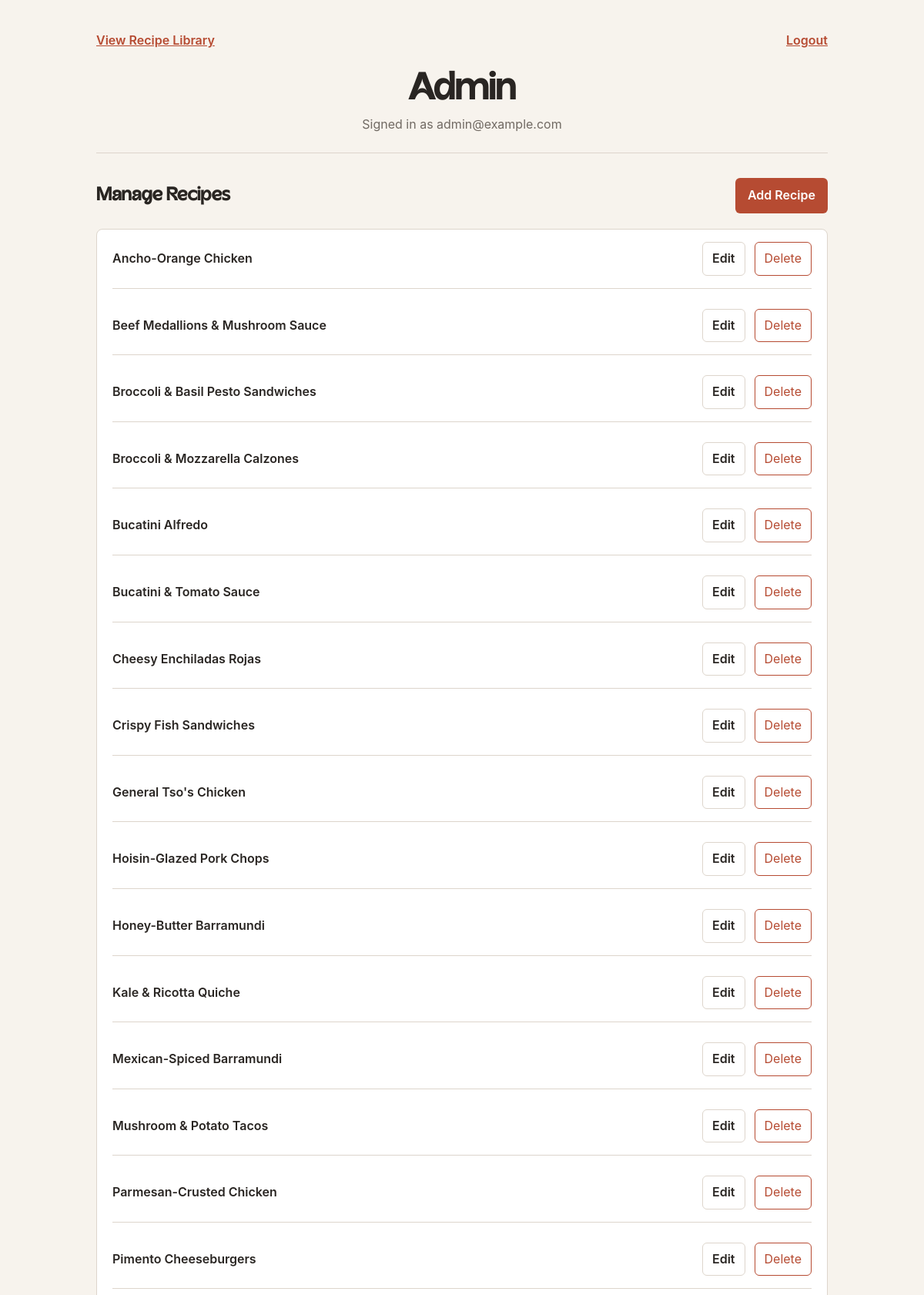
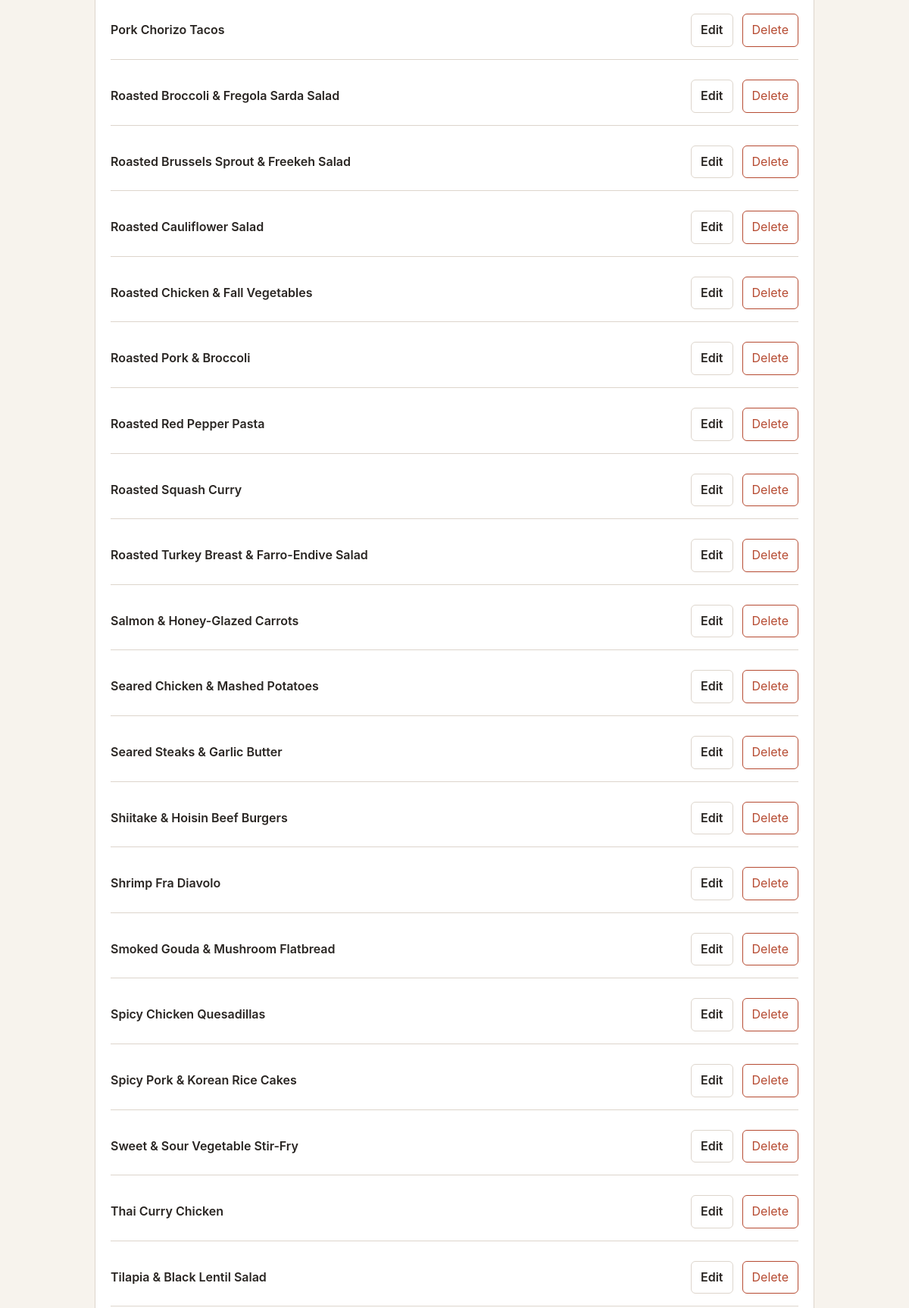
/admin/index.php (signed in, upper part), run on the app's committed database (2 pictures, top to bottom).
### tables this page shows
CREATE TABLE `users` (
  `id` int NOT NULL,
  `email` varchar(255) NOT NULL,
  `password_hash` varchar(255) NOT NULL
);

CREATE TABLE `recipes` (
  `id` int NOT NULL,
  `slug` varchar(120) DEFAULT NULL,
  `name` varchar(120) NOT NULL,
  `subtitle` varchar(180) DEFAULT NULL,
  `category_id` int DEFAULT NULL,
  `servings` tinyint UNSIGNED DEFAULT NULL,
  `description` text,
  `ingredient_count` tinyint UNSIGNED DEFAULT NULL,
  `step_count` tinyint UNSIGNED DEFAULT NULL,
  `main_image` varchar(255) DEFAULT NULL,
  `ingredients_image` varchar(255) DEFAULT NULL,
  `image_folder` varchar(255) DEFAULT NULL,
  `source_pdf` varchar(255) DEFAULT NULL
);

### inc/functions.php (called while the page is built, shortened)
<?php
function e(string $value): string {
  return htmlspecialchars($value, ENT_QUOTES, 'UTF-8');
}
function get_all_recipes(mysqli $conn): array {
    $sql = 'SELECT recipes.*, categories.name AS category
            FROM recipes
            LEFT JOIN categories ON recipes.category_id = categories.id
            ORDER BY recipes.id ASC;';
    return mysqli_fetch_all(mysqli_query($conn, $sql), MYSQLI_ASSOC);
}

### admin/index.php (the view, shortened to what this page needs)
<?php
$conn = require '../inc/db.php';
require '../inc/functions.php';
$result = mysqli_execute_query(
    $conn,
    'SELECT email FROM users WHERE id = ?',
    [$_SESSION['user_id']]
);
$user = mysqli_fetch_assoc($result);
$recipes = get_all_recipes($conn);
?>
<!DOCTYPE html>
<html lang="en">
<head>
    <link rel="stylesheet" href="../css/style.css">
    <link rel="stylesheet" href="../css/admin.css">
</head>
<body>
    <main class="admin-page">
        <header class="admin-header">
            <nav class="admin-nav">
                <a href="../index.php">View Recipe Library</a>
                <a href="../logout.php">Logout</a>
            </nav>
            <h1>Admin</h1>
            <p class="admin-user">Signed in as <?= e($user['email']); ?></p>
        </header>
        <section class="admin-recipes">
            <div class="admin-section-header">
                <h2>Manage Recipes</h2>
                <a class="primary-link" href="add-recipe.php">
                    Add Recipe
                </a>
            </div>
            <?php if (count($recipes) > 0) : ?>
                <ul class="admin-recipe-list">
                    <?php foreach ($recipes as $recipe) : ?>
                        <li class="admin-recipe-item">
                            <span class="admin-recipe-name">
                                <?= e($recipe['name']); ?>
                            </span>
                            <div class="admin-recipe-actions">
                                <a
                                    class="edit-link"
                                    href="edit-recipe.php?id=<?= e((string) $recipe['id']); ?>"
                                >
                                    Edit
                                </a>
                                <form
                                    class="delete-form"
                                    action="delete-recipe.php"
                                    method="post"
                                >
                                    <button
                                        class="delete-button"
                                        type="submit"
                                        onclick="return confirm('Are you sure you want to delete this recipe?');"
                                    >
                                        Delete
                                    </button>
                                </form>
                            </div>
                        </li>
                    <?php endforeach; ?>
                </ul>
            <?php else : ?>
                <p>No recipes available.</p>
            <?php endif; ?>
        </section>
    </main>
</body>
</html>

### css/style.css (style rules this page uses)
* { box-sizing: border-box; }
a { color: #b64b32; font-weight: 600; }
body { background-color: #f7f3ed; color: #292522; font-family: Inter, Arial, Helvetica, sans-serif; line-height: 1.6; margin: 0 auto; max-width: 1200px; padding: 40px 24px; }
button { background-color: #b64b32; border: none; color: white; cursor: pointer; }
form { align-items: center; background-color: white; border: 1px solid #ddd; border-radius: 8px; display: flex; flex-wrap: wrap; gap: 12px; margin: 24px 0 32px; padding: 20px; }
h1 { font-size: 3rem; line-height: 1.15; margin-bottom: 24px; margin-top: 24px; text-align: center; }
h2 { margin-bottom: 12px; margin-top: 32px; }
li { margin-bottom: 10px; }
button, input, select { border: 1px solid #bbb; border-radius: 6px; font: inherit; padding: 10px 12px; }
h1, h2, h3 { font-family: "Acorn", Arial, Helvetica, sans-serif; }
ol, ul { padding-left: 24px; }

### css/admin.css (style rules this page uses)
.admin-header { border-bottom: 1px solid #ddd5cc; margin-bottom: 32px; padding-bottom: 24px; position: relative; text-align: center; }
.admin-nav { display: flex; justify-content: space-between; margin-bottom: 24px; width: 100%; }
.admin-user { color: #716a63; margin: 4px 0 0; }
.admin-page { margin: 0 auto; max-width: 950px; }
.admin-recipe-actions { align-items: center; display: flex; gap: 12px; }
.admin-recipe-item { align-items: center; border-bottom: 1px solid #ddd5cc; display: flex; gap: 24px; justify-content: space-between; padding: 16px 0; }
.admin-recipe-list { background-color: #fff; border: 1px solid #ddd5cc; border-radius: 8px; list-style: none; margin: 0; padding: 0 20px; }
.admin-recipe-name { font-weight: 600; }
.admin-recipes { margin-top: 32px; }
.admin-section-header { align-items: center; display: flex; justify-content: space-between; margin-bottom: 20px; }
.delete-button { background-color: transparent; border: 1px solid #b64b32; color: #b64b32; padding: 8px 12px; }
.delete-form { background-color: transparent; border: 0; display: block; margin: 0; padding: 0; }
.edit-link { border: 1px solid #ddd5cc; border-radius: 6px; color: #292522; padding: 8px 12px; text-decoration: none; }
.primary-link { background-color: #b64b32; border-radius: 6px; color: #fff; padding: 10px 16px; text-decoration: none; }
.admin-header h1 { margin: 0; text-align: center; }
.admin-section-header h2 { margin: 0; }

### data on the page
users: email "admin@example.com"
recipes: name "Ancho-Orange Chicken"
recipes: name "Beef Medallions & Mushroom Sauce"
recipes: name "Broccoli & Basil Pesto Sandwiches"
recipes: name "Broccoli & Mozzarella Calzones"
recipes: name "Bucatini Alfredo"
recipes: name "Bucatini & Tomato Sauce"
recipes: name "Cheesy Enchiladas Rojas"
recipes: name "Crispy Fish Sandwiches"
recipes: name "General Tso's Chicken"
recipes: name "Hoisin-Glazed Pork Chops"
recipes: name "Honey-Butter Barramundi"
recipes: name "Kale & Ricotta Quiche"
recipes: name "Mexican-Spiced Barramundi"
recipes: name "Mushroom & Potato Tacos"
recipes: name "Parmesan-Crusted Chicken"
recipes: name "Pimento Cheeseburgers"
recipes: name "Pork Chorizo Tacos"
recipes: name "Roasted Broccoli & Fregola Sarda Salad"
recipes: name "Roasted Brussels Sprout & Freekeh Salad"
recipes: name "Roasted Cauliflower Salad"
recipes: name "Roasted Chicken & Fall Vegetables"
recipes: name "Roasted Pork & Broccoli"
recipes: name "Roasted Red Pepper Pasta"
recipes: name "Roasted Squash Curry"
recipes: name "Roasted Turkey Breast & Farro-Endive Salad"
recipes: name "Salmon & Honey-Glazed Carrots"
recipes: name "Seared Chicken & Mashed Potatoes"
recipes: name "Seared Steaks & Garlic Butter"
recipes: name "Shiitake & Hoisin Beef Burgers"
recipes: name "Shrimp Fra Diavolo"
recipes: name "Smoked Gouda & Mushroom Flatbread"
recipes: name "Spicy Chicken Quesadillas"
recipes: name "Spicy Pork & Korean Rice Cakes"
recipes: name "Sweet & Sour Vegetable Stir-Fry"
recipes: name "Thai Curry Chicken"
recipes: name "Tilapia & Black Lentil Salad"
